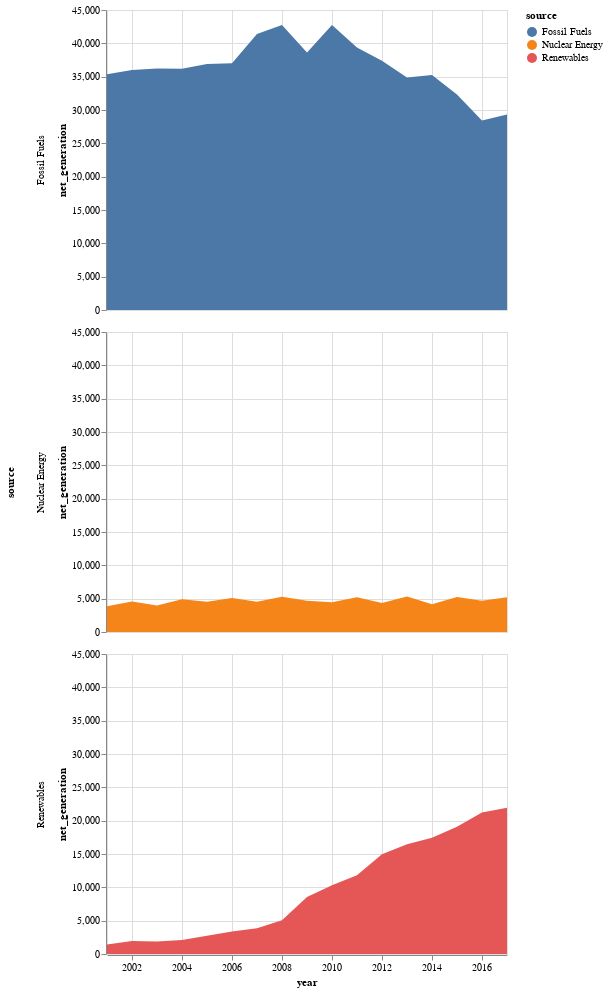

The notebook cell this image was saved under:
### Markdown cell above
### Trellis area chart

### Code cell
alt.Chart(data).mark_area().encode(
    x="year:T",
    y="net_generation:Q",
    color="source:N",
    row="source:N"
)

### Figure 1 — Vega-Lite specification as saved in the notebook (floating-point values rounded to 4 significant figures)
{"$schema": "https://vega.github.io/schema/vega-lite/v2.4.1.json", "config": {"view": {"height": 300, "width": 400}}, "data": {"values": [{"net_generation": 35361, "source": "Fossil Fuels", "year": "2001-01-01"}, {"net_generation": 35991, "source": "Fossil Fuels", "year": "2002-01-01"}, {"net_generation": 36234, "source": "Fossil Fuels", "year": "2003-01-01"}, {"net_generation": 36205, "source": "Fossil Fuels", "year": "2004-01-01"}, {"net_generation": 36883, "source": "Fossil Fuels", "year": "2005-01-01"}, {"net_generation": 37014, "source": "Fossil Fuels", "year": "2006-01-01"}, {"net_generation": 41389, "source": "Fossil Fuels", "year": "2007-01-01"}, {"net_generation": 42734, "source": "Fossil Fuels", "year": "2008-01-01"}, {"net_generation": 38620, "source": "Fossil Fuels", "year": "2009-01-01"}, {"net_generation": 42750, "source": "Fossil Fuels", "year": "2010-01-01"}, {"net_generation": 39361, "source": "Fossil Fuels", "year": "2011-01-01"}, {"net_generation": 37379, "source": "Fossil Fuels", "year": "2012-01-01"}, {"net_generation": 34873, "source": "Fossil Fuels", "year": "2013-01-01"}, {"net_generation": 35250, "source": "Fossil Fuels", "year": "2014-01-01"}, {"net_generation": 32319, "source": "Fossil Fuels", "year": "2015-01-01"}, {"net_generation": 28437, "source": "Fossil Fuels", "year": "2016-01-01"}, {"net_generation": 29329, "source": "Fossil Fuels", "year": "2017-01-01"}, {"net_generation": 3853, "source": "Nuclear Energy", "year": "2001-01-01"}, {"net_generation": 4574, "source": "Nuclear Energy", "year": "2002-01-01"}, {"net_generation": 3988, "source": "Nuclear Energy", "year": "2003-01-01"}, {"net_generation": 4929, "source": "Nuclear Energy", "year": "2004-01-01"}, {"net_generation": 4538, "source": "Nuclear Energy", "year": "2005-01-01"}, {"net_generation": 5095, "source": "Nuclear Energy", "year": "2006-01-01"}, {"net_generation": 4519, "source": "Nuclear Energy", "year": "2007-01-01"}, {"net_generation": 5282, "source": "Nuclear Energy", "year": "2008-01-01"}, {"net_generation": 4679, "source": "Nuclear Energy", "year": "2009-01-01"}, {"net_generation": 4451, "source": "Nuclear Energy", "year": "2010-01-01"}, {"net_generation": 5215, "source": "Nuclear Energy", "year": "2011-01-01"}, {"net_generation": 4347, "source": "Nuclear Energy", "year": "2012-01-01"}, {"net_generation": 5321, "source": "Nuclear Energy", "year": "2013-01-01"}, {"net_generation": 4152, "source": "Nuclear Energy", "year": "2014-01-01"}, {"net_generation": 5243, "source": "Nuclear Energy", "year": "2015-01-01"}, {"net_generation": 4703, "source": "Nuclear Energy", "year": "2016-01-01"}, {"net_generation": 5214, "source": "Nuclear Energy", "year": "2017-01-01"}, {"net_generation": 1437, "source": "Renewables", "year": "2001-01-01"}, {"net_generation": 1963, "source": "Renewables", "year": "2002-01-01"}, {"net_generation": 1885, "source": "Renewables", "year": "2003-01-01"}, {"net_generation": 2102, "source": "Renewables", "year": "2004-01-01"}, {"net_generation": 2724, "source": "Renewables", "year": "2005-01-01"}, {"net_generation": 3364, "source": "Renewables", "year": "2006-01-01"}, {"net_generation": 3870, "source": "Renewables", "year": "2007-01-01"}, {"net_generation": 5070, "source": "Renewables", "year": "2008-01-01"}, {"net_generation": 8560, "source": "Renewables", "year": "2009-01-01"}, {"net_generation": 10308, "source": "Renewables", "year": "2010-01-01"}, {"net_generation": 11795, "source": "Renewables", "year": "2011-01-01"}, {"net_generation": 14949, "source": "Renewables", "year": "2012-01-01"}, {"net_generation": 16476, "source": "Renewables", "year": "2013-01-01"}, {"net_generation": 17452, "source": "Renewables", "year": "2014-01-01"}, {"net_generation": 19091, "source": "Renewables", "year": "2015-01-01"}, {"net_generation": 21241, "source": "Renewables", "year": "2016-01-01"}, {"net_generation": 21933, "source": "Renewables", "year": "2017-01-01"}]}, "encoding": {"color": {"field": "source", "type": "nominal"}, "row": {"field": "source", "type": "nominal"}, "x": {"field": "year", "type": "temporal"}, "y": {"field": "net_generation", "type": "quantitative"}}, "mark": "area"}
